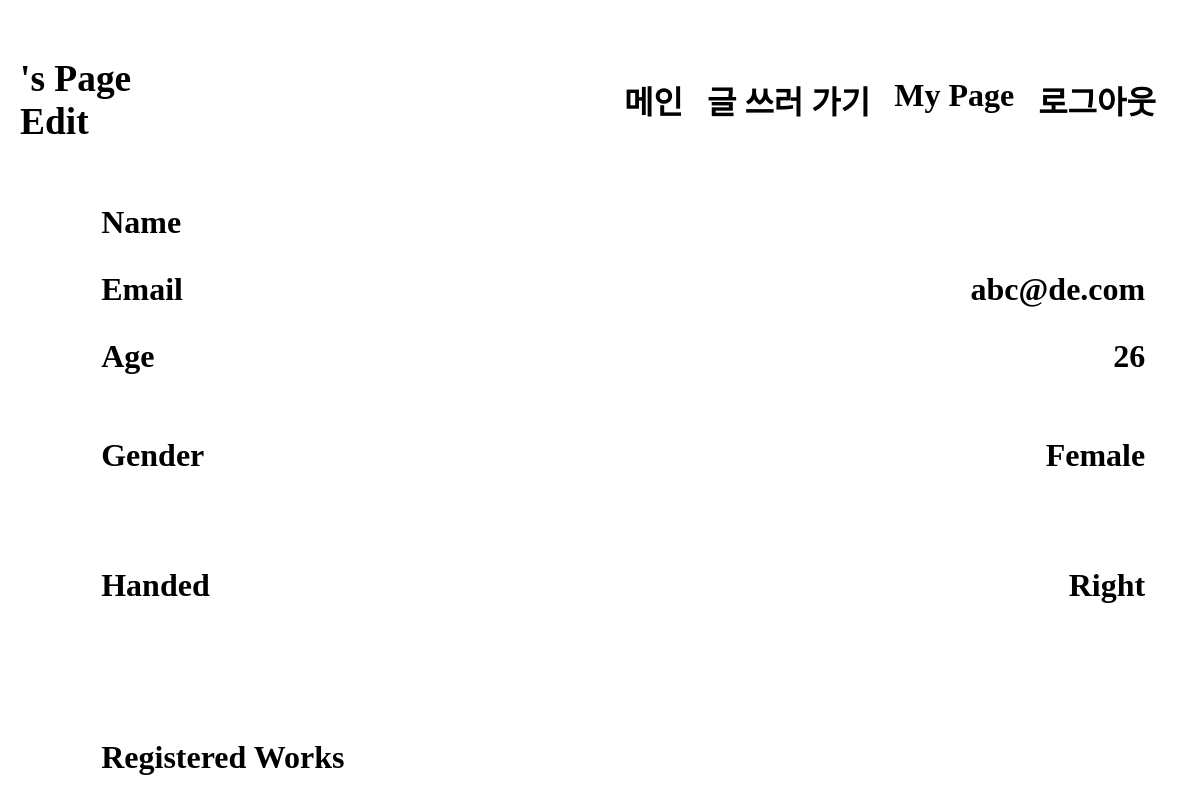
The page /accounts/mypage/ (signed in) on the database as committed earlier.
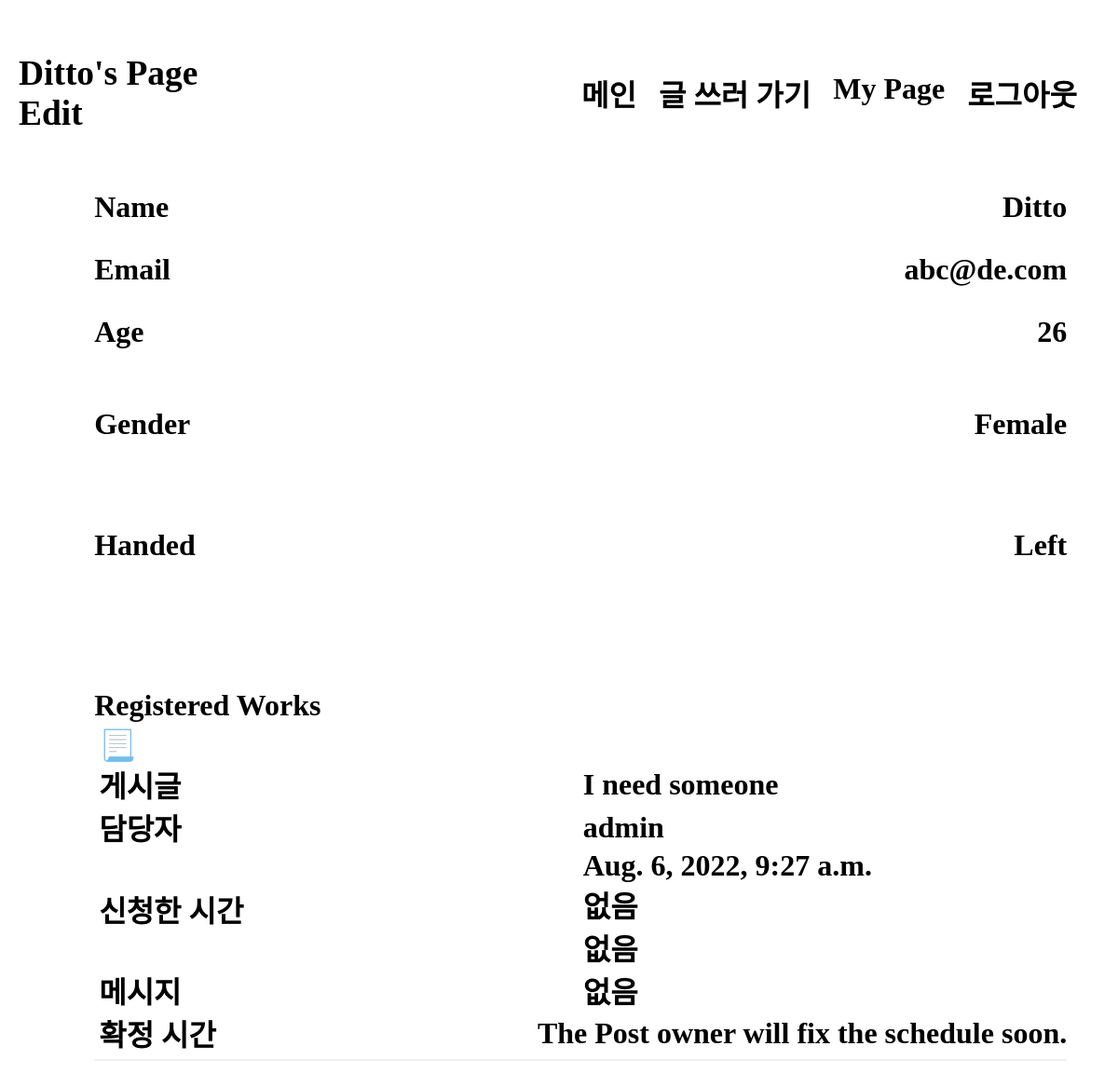
The same page on the database as committed later.
### accounts/models.py (models this page shows)
class Profile(AbstractUser):
    name = models.CharField(max_length=30, null=False)
    email = models.CharField(max_length=30, null=False)
    age = models.PositiveIntegerField(
        help_text="User Age", blank=True, null=True)
    gender = models.CharField(max_length=10)
    handed = models.CharField(max_length=10)

### register/models.py (models this page shows, shortened)
class Register(models.Model):
    post = models.ForeignKey(
        Post, on_delete=models.CASCADE, related_name="registers")
    person = models.ForeignKey(
        Profile, on_delete=models.CASCADE, related_name="my_registers"
    )
    created_dt = models.DateTimeField(auto_now_add=True)
    time1 = models.DateTimeField(null=False, default=datetime.now)
    time2 = models.DateTimeField(null=True)
    time3 = models.DateTimeField(null=True)
    finalTime = models.DateTimeField(null=True)
    msg = models.TextField(null=True)
    class Meta:
        ordering = ('post', 'created_dt')

### main/models.py (models this page shows, shortened)
class Post(models.Model):
    title = models.CharField(max_length=300, null = False)
    content = models.TextField()
    created_dt = models.DateTimeField(auto_now_add=True)
    updated_dt = models.DateTimeField(auto_now=True)
    author = models.ForeignKey(
           Profile, on_delete=models.CASCADE, related_name="my_posts")
    category = models.ForeignKey(
        Category, on_delete=models.CASCADE, related_name="post")
    class Meta:
        verbose_name = 'post'        # 모델 객체의 별칭.
        verbose_name_plural = 'posts'        # 별칭의 복수형 명칭
        ordering = ('-updated_dt', 'author') # created_dt 기준으로 내림차순 후 author 기준으로 오름차순.

### accounts/views.py (the view)
# urls.py: path('mypage/', views.mypage, name = 'mypage'),
def mypage(request):
    user = Profile.objects.get(pk=request.user.pk)
    enrolled = Register.objects.filter(person = user)
    return render(request, 'accounts/mypage.html', {'enrolled':enrolled})

### accounts/templates/accounts/mypage.html (shortened to what this page needs)
{% extends "base.html" %}
{% block static %}
{% load static %}
<link rel="stylesheet" href="{% static 'main/new.css' %}">
<link rel="stylesheet" href="{% static 'accounts/mypage.css' %}">
{% endblock static %}
{% block main %}<a href="{% url 'main:home' %}">메인</a>{% endblock %}
{% block post %}
<a href="{% url 'main:new' %}">글 쓰러 가기</a>
{% endblock %}
{% block header %}
<div>{{user.name}}'s Page</div>
<div>
    <a href="{% url 'accounts:mypage_edit' %}">Edit</a>
</div>
{% endblock %}
{% block content %}
<div class="form">
    <div class="forms">
        <div class="titlebox row">
            <div>Name</div>
            <div>{{user.name}}</div>
        </div>
        <div class="titlebox row">
            <div>Email</div>
            <div>{{user.email}}</div>
        </div>
        <div class="titlebox row">
            <div>Age</div>
            <div>{{user.age}}</div>
        </div>
        <div class="selectbox row">
            <div>Gender</div>
            <div>{{user.gender}}</div>
        </div>
        <div class="selectbox row">
            <div>Handed</div>
            <div>{{user.handed}}</div>
        </div>
        <br><br>
        <div>Registered Works</div>
        <div>
            {% if enrolled != null %}
            {% for work in enrolled %}
            <li>
                <div class="box">
                    <div class="inboxleft">게시글</div>
                    <div class="inboxright"><a href="{% url 'main:detail' work.post.pk %}">{{work.post.title}}</a></div>
                </div>
                <div class="box">
                    <div class="inboxleft">담당자</div>
                    <div class="inboxright">{{work.post.author}}</div>
                </div>
                <div class="box">
                    <div class="inboxleft">신청한 시간</div>
                    <div class="inboxright">
                        <div>{{work.time1}}</div>
                        {% if work.time2 != null %}
                            <div>{{work.time2}}</div>
                        {% else %}
                            <div>없음</div>
                        {% endif %}
                        {% if work.time3 != null %}
                            <div>{{work.time3}}</div>
                        {% else %}
                            <div>없음</div>
                        {% endif %}
                    </div>
                </div>
                <div class="box">
                    <div class="inboxleft">메시지</div>
                    {% if work.msg != null %}
                        <div class="inboxright">{{work.msg}}</div>
                    {% else %}
                        <div class="inboxright">없음</div>
                    {% endif %}
                </div>
                <div class="box">
                    <div class="inboxleft">확정 시간</div>
                    {% if work.finalTime %}
                        <div class="inboxright" >{{work.finalTime}}</div>
                    {% else %}
                        The Post owner will fix the schedule soon.
                    {% endif %}
                </div>
            </li>
            {% endfor %}
            {% else %}
            <div>No enrolled works. Register a new work!</div>
            {% endif %}
        </div>
    </div>
</div>
{% endblock %}

Rows that differ between the two databases and show on the page:
changed Profile "abc@de.com": name (not shown) → "Ditto"; handed "Right" → "Left"
added Register: post "I need someone", post.author "admin", time1 "Aug. 6, 2022, 9:27 a.m.", shows "없음", shows "The Post owner will fix the schedule soon."
